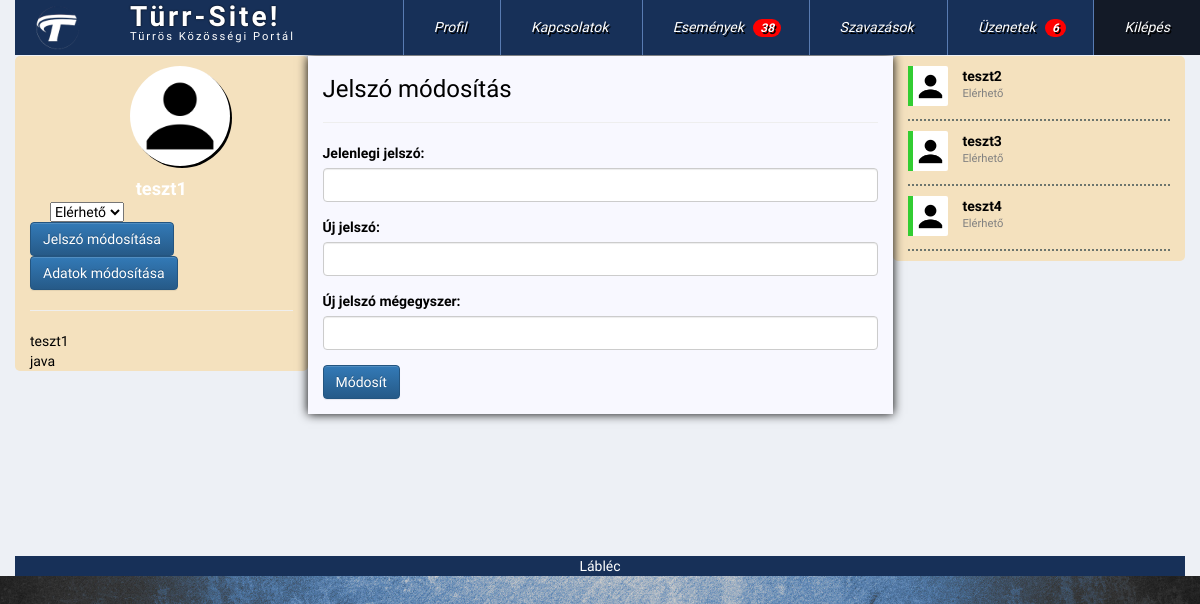
The page /index.php?pg=home&func=users/users_passmod (signed in) on the database its author committed.
### tables this page shows
CREATE TABLE `users` (
  `ID` int(11) NOT NULL,
  `fullname` varchar(100) NOT NULL,
  `email` varchar(100) NOT NULL,
  `password` varchar(40) NOT NULL,
  `reg` datetime NOT NULL,
  `last` datetime NOT NULL,
  `avatar` varchar(50) NOT NULL,
  `status` tinyint(1) NOT NULL,
  `omID` int(11) NOT NULL,
  `gender` varchar(10) NOT NULL
);

CREATE TABLE `groups` (
  `ID` int(11) NOT NULL,
  `groupname` varchar(100) NOT NULL,
  `groupdate` datetime NOT NULL,
  `ownerID` int(11) NOT NULL,
  `userID` text NOT NULL
);

### data.php (called while the page is built, shortened)
<?php
	$dbhost = 'localhost';
	$dbname = 'turrsite';
	$dbuser = '214b';
	$dbpass = '12345678';
	$basic = "avatar/basic.png";
?>

### database.php (called while the page is built, shortened)
<?php
    class db{
        protected $connection;
        public $queryresult;
        public $querycount = 0;
        public function __construct($dbhost, $dbuser, $dbpass, $dbname) {
            $this->connection = new mysqli($dbhost, $dbuser, $dbpass, $dbname);
            $this->connection->set_charset('utf8');
        }
        public function query($sql){
            if($this->queryresult = $this->connection->query($sql))
            {
                $this->querycount++;
            } else
            {
                die('<div class="alert alert-danger">
                    Hiba az adatbázis lekérdezés során!' . $this->connection->error.'</div>
                    <div class="alert alert-warning">'.$sql.'</div>');
            }
            return $this->queryresult;
        }
        public function fetchAll(){
            $r = array();
            while($row = $this->queryresult->fetch_assoc())
            {
                $r[] = $row;
            }
            return $r;
        }
        public function numRows(){
            return $this->queryresult->num_rows;
        }
    }
?>

### users/users_list.php (the view, shortened to what this page needs)
<?php
  if(is_file("../data.php")){
    @require_once("../data.php");
    @require_once("../functions.php");
    @require_once("../database.php");
  } else {
    @require_once("data.php");
    @require_once("functions.php");
    @require_once("database.php");
  }
  @$db = new db($dbhost, $dbuser, $dbpass, $dbname);
  $db->query("SELECT fullname, avatar, status FROM users WHERE status <> 0 ORDER BY last DESC LIMIT 0, 30");
  foreach($db->queryresult as $value){
    $class = "";
    $msg = "";
    switch($value['status']){
      case 1: $class = "userlist_available"; $msg = "Elérhető";
      break;
    }
    if($class != ""){
      if($value['avatar'] == ""){
        $avatar = $basic;
      } else {
        $avatar = $value['avatar'];
      }
      echo '
      <div class="subuserlist ">
        <div class="userlistavatar col-xs-2 '.$class.'" style="background-image:url('.$avatar.')"></div>
        <div class="col-xs-10">
        <div class="userlistname ">'.$value['fullname'].'</div>
        <div class="userlistmsg">'.$msg.'</div>
      </div>
      </div>
      ';
    }
  }
?>

### users/users_personalisation.php
<?php
$db->query("SELECT avatar, fullname FROM users WHERE ID=".$_SESSION['uid']);
$res = $db->fetchAll();
if($res[0]['avatar'] == ""){
    $avatar = $basic;
} else $avatar = $res[0]['avatar'];
echo '<div class="useravatar" style="background-image:url('.$avatar.')"></div>
<div class="username">'.$res[0]['fullname'].'</div>
<select class="statusUpdate" name="statusSelect">
    <option value="1">Elérhető</option>
    <option value="2">Elfoglalt</option>
    <option value="0">Rejtett</option>
</select><br>
<a href="?pg=home&func=users/users_passmod" class="btn btn-primary">Jelszó módosítása</a><br>
<a href="?pg=home&func=users/users_profile" class="btn btn-primary">Adatok módosítása</a><br>
<hr>';
?>

### users/users_groups.php
<?php
echo '
<div class="usersgroup">';
    $db->query("SELECT * FROM groups");
    if($db->numRows() == 0){
        echo 'Nincs egy csoport sem!';
    } else {
        $csopibanvan = false;
        $str = '';
        $uid = $_SESSION['uid'];
        foreach($db->queryresult as $value){
            $IDs = explode(';', $value['userID']);
            for($i = 0; $i < sizeof($IDs); $i++){
                if(intval($IDs[$i]) == $uid){
                    $str .= '<div class="goups">' . $value['groupname'] . '</div>';
                    $csopibanvan = true;
                    break;
                }
            }
        }
        if($csopibanvan){
            echo $str;
        } else echo 'Nem vagy benne egy csoportban sem!';
    }
echo '</div>
';
?>

### css/turrchat.css (style rules this page uses)
.subuserlist { height: 55px; width: 100%; display: block; margin-bottom: 10px; border-bottom:2px dotted #6c756e; }
.userlist_available { border-left: 5px limegreen solid; }
.userlistavatar { height: 40px; width: 40px; background: #fff; background-position: center center; background-repeat: no-repeat; background-size: contain; border-radius: 5%; border-top-left-radius: 0; border-bottom-left-radius: 0; }
.userlistmsg { font-size: 80%; color: gray; }
.userlistname { font-weight: bold; }
.useravatar { width: 200px; height: 200px; border-radius: 50%; background: #fff; background-position: center center; background-repeat: no-repeat; background-size: contain; box-shadow: 2px 2px black; }
.username { color:#fff; font-weight: bold; font-size: 130%; width: 100%; text-align: center; }

### css/regist.css (style rules this page uses)
body { font-family: 'Mukta', sans-serif; height:100vh; min-height:550px; background-image: url("../img/hatter1.jpg"); background-repeat: no-repeat; background-size:cover; background-position:center; position:relative; }
a { text-decoration:none; color:#444444; }
a { text-decoration:none; color:#eaeaea; }

### css/turrsite.css (style rules this page uses)
body { background-image: url("../img/hatter1.jpg"); background-attachment: fixed; background-repeat: no-repeat; background-size:cover; background-position:center; position:relative; color: black; }
.useravatar { max-width: 100px; max-height: 100px; margin: 10px; margin-left: 100px; }
.statusUpdate { margin-right: 20px; margin-left: 20px; }

### rows shown on the page
users: fullname "teszt1"
groups: groupname "teszt1"
groups: groupname "java"
users: fullname "teszt2", status "Elérhető"
users: fullname "teszt3", status "Elérhető"
users: fullname "teszt4", status "Elérhető"

### other values the page prints
$pagename "Türr-Site!"
$title "Türrös Közösségi Portál"
